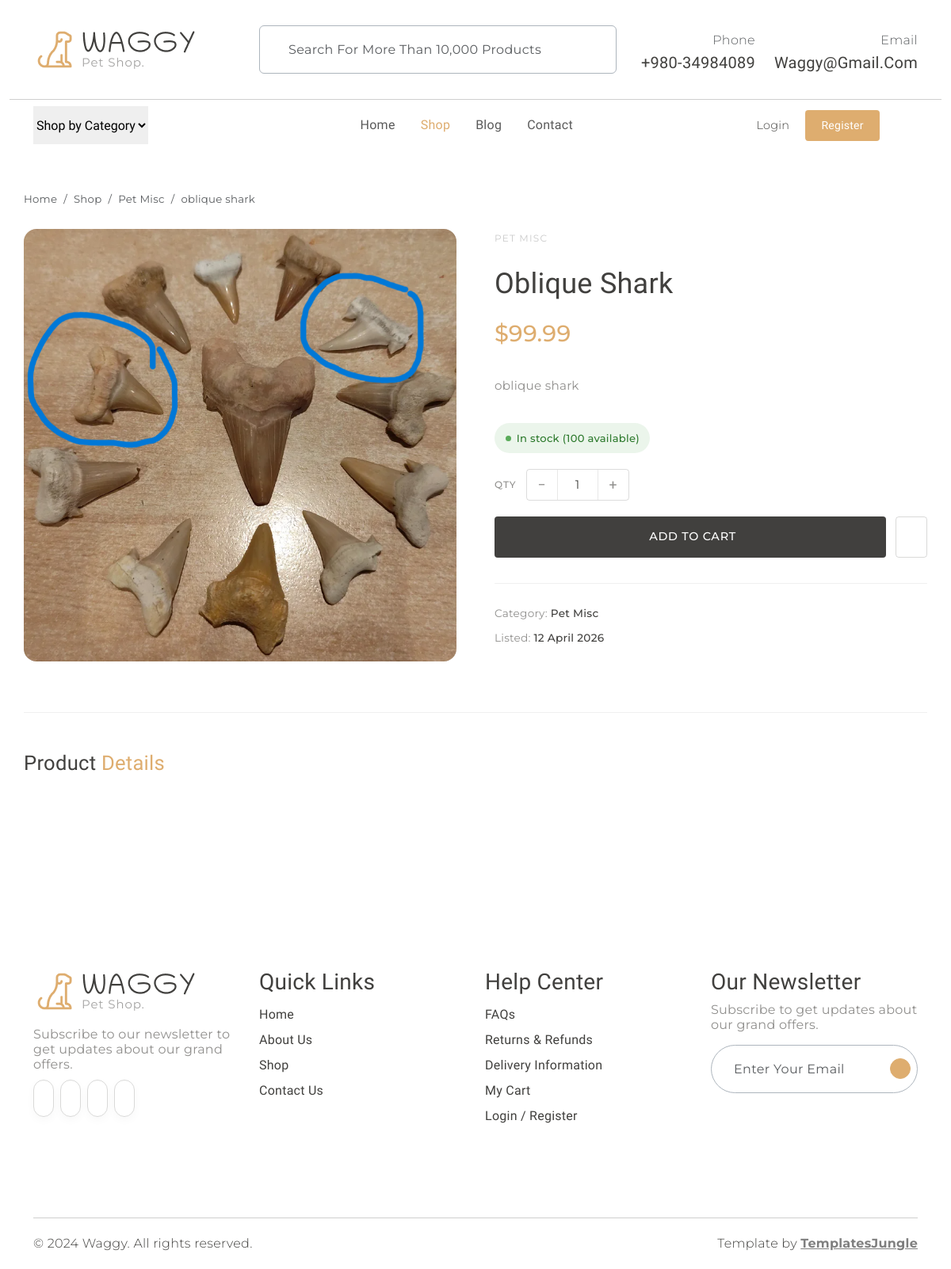
The app's page /shop/product/oblique-shark with its own data.
### models.py (models this page shows, shortened)
class Product(db.Model):
    __tablename__ = "products"
    id                   = db.Column(db.Integer,     primary_key=True)
    name                 = db.Column(db.String(120), nullable=False)
    slug                 = db.Column(db.String(160), unique=True, nullable=True, index=True)
    category             = db.Column(db.String(30),  nullable=False, default="misc")
    description          = db.Column(db.Text,        nullable=False, default="")
    extended_description = db.Column(db.Text,        nullable=False, default="")
    image_filename       = db.Column(db.String(256), nullable=True)
    price                = db.Column(db.Float,       nullable=False, default=0.0)
    is_active            = db.Column(db.Boolean,     nullable=False, default=True)
    stock                = db.Column(db.Integer,     nullable=False, default=0)
    created_at           = db.Column(db.DateTime,    nullable=False, default=datetime.utcnow)
    updated_at           = db.Column(db.DateTime,    nullable=False, default=datetime.utcnow,
                                     onupdate=datetime.utcnow)
    cart_items = db.relationship(
        "CartItem",
        backref=db.backref("product", lazy="joined"),
        cascade="all, delete-orphan",
        passive_deletes=True,
    )
    @property
    def category_label(self) -> str:
        return PRODUCT_CATEGORIES.get(self.category, self.category.capitalize())
    @property
    def image_url(self) -> str:
        if self.image_filename:
            return f"images/products/{self.image_filename}"
        return "images/item1.jpg"

### shop.py (the view)
@shop_bp.route("/product/<slug>")
def product_detail(slug):
    product = Product.query.filter_by(slug=slug, is_active=True).first_or_404()
    related = (
        Product.query
        .filter_by(category=product.category, is_active=True)
        .filter(Product.id != product.id)
        .limit(4)
        .all()
    )
    return render_template(
        "shop/product.html",
        product=product,
        related=related,
        categories=PRODUCT_CATEGORIES,
    )

### cart.py (called while the page is built, shortened)
def _session_cart() -> dict:
    return session.get("cart", {})

def _clean_session_cart() -> dict:
    cart = _session_cart()
    if not cart:
        return cart

def get_cart_count() -> int:
    cart = _clean_session_cart()
    return sum(cart.values())

### templates/shop/product.html (shortened to what this page needs)
{% extends "base.html" %}
{% block content %}
<div class="container product-detail">
  <nav aria-label="breadcrumb" class="mb-4">
    <ol class="breadcrumb" style="font-family:var(--secondary-font); font-size:0.83rem;">
      <li class="breadcrumb-item"><a href="{{ url_for('main.index') }}" class="text-muted text-decoration-none">Home</a></li>
      <li class="breadcrumb-item"><a href="{{ url_for('shop.index') }}" class="text-muted text-decoration-none">Shop</a></li>
      <li class="breadcrumb-item">
        <a href="{{ url_for('shop.index', category=product.category) }}" class="text-muted text-decoration-none">
          {{ product.category_label }}
        </a>
      </li>
      <li class="breadcrumb-item active text-muted">{{ product.name }}</li>
    </ol>
  </nav>
  <div class="row g-5 align-items-start">
    <div class="col-md-6">
      <div class="detail-img-wrap">
        <img
          src="{{ url_for('static', filename=product.image_url) }}"
          alt="{{ product.name }}"
          onerror="this.src='{{ url_for('static', filename='images/item1.jpg') }}'"
        >
      </div>
    </div>
    <div class="col-md-6">
      <div class="detail-cat">{{ product.category_label }}</div>
      <h1 class="detail-name fw-normal">{{ product.name }}</h1>
      <div class="detail-price">${{ "%.2f" | format(product.price) }}</div>
      {% if product.description %}
        <div class="detail-desc">{{ product.description }}</div>
      {% else %}
        <div class="detail-desc" style="color:#D9D9D8; font-style:italic;">
          No description provided yet.
        </div>
      {% endif %}
      <div class="stock-indicator">
        {% if product.stock == 0 %}
          <span class="stock-pill out">
            <span class="stock-dot"></span>Out of stock
          </span>
        {% elif product.stock <= 5 %}
          <span class="stock-pill low">
            <span class="stock-dot"></span>Only {{ product.stock }} left
          </span>
        {% else %}
          <span class="stock-pill in">
            <span class="stock-dot"></span>In stock ({{ product.stock }} available)
          </span>
        {% endif %}
      </div>
      {% if product.stock > 0 %}
        <div class="qty-row">
          <span class="qty-lbl">Qty</span>
          <div class="detail-stepper">
            <button type="button" onclick="detailStep(-1)">−</button>
            <input type="number" id="detail-qty" value="1" min="1" max="{{ product.stock }}">
            <button type="button" onclick="detailStep(1)">+</button>
          </div>
        </div>
      {% endif %}
      <div class="detail-actions">
        <button
          id="btn-add-cart"
          class="btn-cart-lg"
          {% if product.stock > 0 %}
            onclick="waggyAddToCart({{ product.id }}, parseInt(document.getElementById('detail-qty').value), this)"
          {% endif %}
        >
          {% if product.stock == 0 %}Out of Stock{% else %}Add to Cart{% endif %}
        </button>
        <button class="btn-wish-lg" title="Add to wishlist">
        </button>
      </div>
      <div class="detail-meta">
        <div class="mb-1">Category: <span>{{ product.category_label }}</span></div>
        <div>Listed: <span>{{ product.created_at.strftime('%d %B %Y') }}</span></div>
      </div>
    </div>
  </div>
  {% if product.extended_description %}
    <div class="extended-desc-section">
      <h2 class="fw-normal">Product <span class="text-primary">Details</span></h2>
      <div class="extended-desc-body">
        {{ product.extended_description | safe }}
      </div>
    </div>
  {% endif %}
</div>
{% endblock %}

### static/style.css (style rules this page uses)
:root { --header-height: 160px; --header-height-min: 80px; }
:root { --accent-color: #DEAD6F; --dark-color: #222222; --light-dark-color: #727272; --light-color: #fff; --grey-color: #dbdbdb; --light-grey-color: #fafafa; --primary-color: #6995B1; --light-primary-color: #eef1f3; }
:root { --body-font: 'Chilanka', cursive; --heading-font: 'Chilanka', cursive; --secondary-font: 'Montserrat', sans-serif; }
body { --bs-link-color: #333; --bs-link-hover-color: #333; --bs-link-color-rgb: 40, 40, 40; --bs-link-hover-color-rgb: 0, 0, 0; --bs-light-rgb: 248, 248, 248; --bs-font-sans-serif: 'Chilanka', cursive; --bs-body-font-family: var(--bs-font-sans-serif); --bs-body-font-size: 1rem; --bs-body-font-weight: 400; --bs-body-line-height: 2; --bs-body-color: #41403E; --bs-primary: #DEAD6F; --bs-primary-rgb: 222, 173, 111; --bs-primary-bg-subtle: #FFF9EB; --bs-border-color: #F7F7F7; --bs-secondary-rgb: 230, 243, 251; --bs-success-rgb: 238, 245, 228; --bs-danger-rgb: 249, 235, 231; --bs-warning-rgb: 255, 249, 235; --bs-info-rgb: 230, 243, 250; }
body { letter-spacing: 0.01625rem; }
h1, h2, h3, h4, h5, h6 { font-family: var(--heading-font); color: var(--bs-body-color); font-weight: 400; text-transform: capitalize; }
a { text-decoration: none; }

### records on screen
Product: category_label "Pet Misc", name "oblique shark", image_filename (picture), category_label "PET MISC", name "Oblique Shark", price "99.99", description "oblique shark", stock "100", created_at "12 April 2026"
